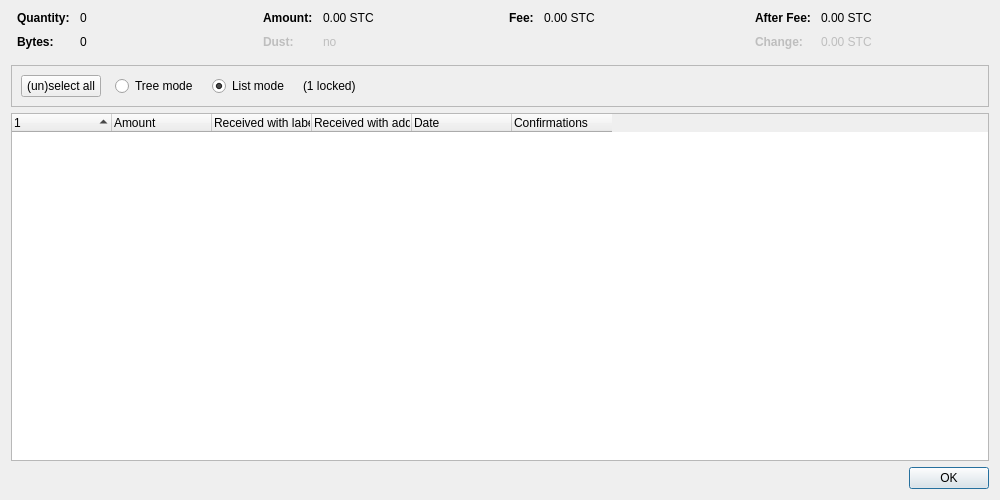
<?xml version="1.0" encoding="UTF-8"?>
<ui version="4.0">
 <class>CoinControlDialog</class>
 <widget class="QDialog" name="CoinControlDialog">
  <property name="geometry">
   <rect>
    <x>0</x>
    <y>0</y>
    <width>1000</width>
    <height>500</height>
   </rect>
  </property>
  <property name="windowTitle">
   <string>Coin Selection</string>
  </property>
  <layout class="QVBoxLayout" name="verticalLayout">
   <item>
    <layout class="QHBoxLayout" name="horizontalLayoutTop" stretch="0,0,0,0">
     <property name="topMargin">
      <number>0</number>
     </property>
     <property name="bottomMargin">
      <number>10</number>
     </property>
     <item>
      <layout class="QFormLayout" name="formLayoutCoinControl1">
       <property name="horizontalSpacing">
        <number>10</number>
       </property>
       <property name="verticalSpacing">
        <number>10</number>
       </property>
       <property name="leftMargin">
        <number>6</number>
       </property>
       <property name="rightMargin">
        <number>6</number>
       </property>
       <item row="0" column="0">
        <widget class="QLabel" name="labelCoinControlQuantityText">
         <property name="font">
          <font>
           <weight>75</weight>
           <bold>true</bold>
          </font>
         </property>
         <property name="text">
          <string>Quantity:</string>
         </property>
        </widget>
       </item>
       <item row="0" column="1">
        <widget class="QLabel" name="labelCoinControlQuantity">
         <property name="cursor">
          <cursorShape>IBeamCursor</cursorShape>
         </property>
         <property name="contextMenuPolicy">
          <enum>Qt::ActionsContextMenu</enum>
         </property>
         <property name="text">
          <string notr="true">0</string>
         </property>
         <property name="textInteractionFlags">
          <set>Qt::LinksAccessibleByMouse|Qt::TextSelectableByKeyboard|Qt::TextSelectableByMouse</set>
         </property>
        </widget>
       </item>
       <item row="1" column="0">
        <widget class="QLabel" name="labelCoinControlBytesText">
         <property name="font">
          <font>
           <weight>75</weight>
           <bold>true</bold>
          </font>
         </property>
         <property name="text">
          <string>Bytes:</string>
         </property>
        </widget>
       </item>
       <item row="1" column="1">
        <widget class="QLabel" name="labelCoinControlBytes">
         <property name="cursor">
          <cursorShape>IBeamCursor</cursorShape>
         </property>
         <property name="contextMenuPolicy">
          <enum>Qt::ActionsContextMenu</enum>
         </property>
         <property name="text">
          <string notr="true">0</string>
         </property>
         <property name="textInteractionFlags">
          <set>Qt::LinksAccessibleByMouse|Qt::TextSelectableByKeyboard|Qt::TextSelectableByMouse</set>
         </property>
        </widget>
       </item>
      </layout>
     </item>
     <item>
      <layout class="QFormLayout" name="formLayoutCoinControl2">
       <property name="horizontalSpacing">
        <number>10</number>
       </property>
       <property name="verticalSpacing">
        <number>10</number>
       </property>
       <property name="leftMargin">
        <number>6</number>
       </property>
       <property name="rightMargin">
        <number>6</number>
       </property>
       <item row="0" column="0">
        <widget class="QLabel" name="labelCoinControlAmountText">
         <property name="font">
          <font>
           <weight>75</weight>
           <bold>true</bold>
          </font>
         </property>
         <property name="text">
          <string>Amount:</string>
         </property>
        </widget>
       </item>
       <item row="0" column="1">
        <widget class="QLabel" name="labelCoinControlAmount">
         <property name="cursor">
          <cursorShape>IBeamCursor</cursorShape>
         </property>
         <property name="contextMenuPolicy">
          <enum>Qt::ActionsContextMenu</enum>
         </property>
         <property name="text">
          <string notr="true">0.00 STC</string>
         </property>
         <property name="textInteractionFlags">
          <set>Qt::LinksAccessibleByMouse|Qt::TextSelectableByKeyboard|Qt::TextSelectableByMouse</set>
         </property>
        </widget>
       </item>
       <item row="1" column="0">
        <widget class="QLabel" name="labelCoinControlLowOutputText">
         <property name="enabled">
          <bool>false</bool>
         </property>
         <property name="font">
          <font>
           <weight>75</weight>
           <bold>true</bold>
          </font>
         </property>
         <property name="text">
          <string>Dust:</string>
         </property>
        </widget>
       </item>
       <item row="1" column="1">
        <widget class="QLabel" name="labelCoinControlLowOutput">
         <property name="enabled">
          <bool>false</bool>
         </property>
         <property name="cursor">
          <cursorShape>IBeamCursor</cursorShape>
         </property>
         <property name="contextMenuPolicy">
          <enum>Qt::ActionsContextMenu</enum>
         </property>
         <property name="text">
          <string notr="true">no</string>
         </property>
         <property name="textInteractionFlags">
          <set>Qt::LinksAccessibleByMouse|Qt::TextSelectableByKeyboard|Qt::TextSelectableByMouse</set>
         </property>
        </widget>
       </item>
      </layout>
     </item>
     <item>
      <layout class="QFormLayout" name="formLayoutCoinControl3">
       <property name="horizontalSpacing">
        <number>10</number>
       </property>
       <property name="verticalSpacing">
        <number>10</number>
       </property>
       <property name="leftMargin">
        <number>6</number>
       </property>
       <property name="rightMargin">
        <number>6</number>
       </property>
       <item row="0" column="0">
        <widget class="QLabel" name="labelCoinControlFeeText">
         <property name="font">
          <font>
           <weight>75</weight>
           <bold>true</bold>
          </font>
         </property>
         <property name="text">
          <string>Fee:</string>
         </property>
        </widget>
       </item>
       <item row="0" column="1">
        <widget class="QLabel" name="labelCoinControlFee">
         <property name="cursor">
          <cursorShape>IBeamCursor</cursorShape>
         </property>
         <property name="contextMenuPolicy">
          <enum>Qt::ActionsContextMenu</enum>
         </property>
         <property name="text">
          <string notr="true">0.00 STC</string>
         </property>
         <property name="textInteractionFlags">
          <set>Qt::LinksAccessibleByMouse|Qt::TextSelectableByKeyboard|Qt::TextSelectableByMouse</set>
         </property>
        </widget>
       </item>
      </layout>
     </item>
     <item>
      <layout class="QFormLayout" name="formLayoutCoinControl4">
       <property name="horizontalSpacing">
        <number>10</number>
       </property>
       <property name="verticalSpacing">
        <number>10</number>
       </property>
       <property name="leftMargin">
        <number>6</number>
       </property>
       <property name="rightMargin">
        <number>6</number>
       </property>
       <item row="0" column="0">
        <widget class="QLabel" name="labelCoinControlAfterFeeText">
         <property name="font">
          <font>
           <weight>75</weight>
           <bold>true</bold>
          </font>
         </property>
         <property name="text">
          <string>After Fee:</string>
         </property>
        </widget>
       </item>
       <item row="0" column="1">
        <widget class="QLabel" name="labelCoinControlAfterFee">
         <property name="cursor">
          <cursorShape>IBeamCursor</cursorShape>
         </property>
         <property name="contextMenuPolicy">
          <enum>Qt::ActionsContextMenu</enum>
         </property>
         <property name="text">
          <string notr="true">0.00 STC</string>
         </property>
         <property name="textInteractionFlags">
          <set>Qt::LinksAccessibleByMouse|Qt::TextSelectableByKeyboard|Qt::TextSelectableByMouse</set>
         </property>
        </widget>
       </item>
       <item row="1" column="0">
        <widget class="QLabel" name="labelCoinControlChangeText">
         <property name="enabled">
          <bool>false</bool>
         </property>
         <property name="font">
          <font>
           <weight>75</weight>
           <bold>true</bold>
          </font>
         </property>
         <property name="text">
          <string>Change:</string>
         </property>
        </widget>
       </item>
       <item row="1" column="1">
        <widget class="QLabel" name="labelCoinControlChange">
         <property name="enabled">
          <bool>false</bool>
         </property>
         <property name="cursor">
          <cursorShape>IBeamCursor</cursorShape>
         </property>
         <property name="contextMenuPolicy">
          <enum>Qt::ActionsContextMenu</enum>
         </property>
         <property name="text">
          <string notr="true">0.00 STC</string>
         </property>
         <property name="textInteractionFlags">
          <set>Qt::LinksAccessibleByMouse|Qt::TextSelectableByKeyboard|Qt::TextSelectableByMouse</set>
         </property>
        </widget>
       </item>
      </layout>
     </item>
    </layout>
   </item>
   <item>
    <widget class="QFrame" name="frame">
     <property name="minimumSize">
      <size>
       <width>0</width>
       <height>40</height>
      </size>
     </property>
     <property name="frameShape">
      <enum>QFrame::StyledPanel</enum>
     </property>
     <property name="frameShadow">
      <enum>QFrame::Sunken</enum>
     </property>
     <layout class="QHBoxLayout" name="horizontalLayout">
      <item>
       <layout class="QHBoxLayout" name="horizontalLayoutPanel" stretch="0,0,0,0,0">
        <property name="spacing">
         <number>14</number>
        </property>
        <item>
         <widget class="QPushButton" name="pushButtonSelectAll">
          <property name="sizePolicy">
           <sizepolicy hsizetype="Maximum" vsizetype="Fixed">
            <horstretch>0</horstretch>
            <verstretch>0</verstretch>
           </sizepolicy>
          </property>
          <property name="text">
           <string>(un)select all</string>
          </property>
          <property name="autoDefault">
           <bool>false</bool>
          </property>
         </widget>
        </item>
        <item>
         <widget class="QRadioButton" name="radioTreeMode">
          <property name="sizePolicy">
           <sizepolicy hsizetype="Maximum" vsizetype="Fixed">
            <horstretch>0</horstretch>
            <verstretch>0</verstretch>
           </sizepolicy>
          </property>
          <property name="text">
           <string>Tree mode</string>
          </property>
         </widget>
        </item>
        <item>
         <widget class="QRadioButton" name="radioListMode">
          <property name="sizePolicy">
           <sizepolicy hsizetype="Maximum" vsizetype="Fixed">
            <horstretch>0</horstretch>
            <verstretch>0</verstretch>
           </sizepolicy>
          </property>
          <property name="text">
           <string>List mode</string>
          </property>
          <property name="checked">
           <bool>true</bool>
          </property>
         </widget>
        </item>
        <item>
         <widget class="QLabel" name="labelLocked">
          <property name="text">
           <string notr="true">(1 locked)</string>
          </property>
         </widget>
        </item>
        <item>
         <spacer name="horizontalSpacer">
          <property name="orientation">
           <enum>Qt::Horizontal</enum>
          </property>
          <property name="sizeHint" stdset="0">
           <size>
            <width>40</width>
            <height>20</height>
           </size>
          </property>
         </spacer>
        </item>
       </layout>
      </item>
     </layout>
    </widget>
   </item>
   <item>
    <widget class="CoinControlTreeWidget" name="treeWidget">
     <property name="contextMenuPolicy">
      <enum>Qt::CustomContextMenu</enum>
     </property>
     <property name="sortingEnabled">
      <bool>false</bool>
     </property>
     <property name="columnCount">
      <number>6</number>
     </property>
     <attribute name="headerShowSortIndicator" stdset="0">
      <bool>true</bool>
     </attribute>
     <attribute name="headerStretchLastSection">
      <bool>false</bool>
     </attribute>
     <column>
      <property name="text">
       <string/>
      </property>
     </column>
     <column>
      <property name="text">
       <string>Amount</string>
      </property>
     </column>
     <column>
      <property name="text">
       <string>Received with label</string>
      </property>
     </column>
     <column>
      <property name="text">
       <string>Received with address</string>
      </property>
     </column>
     <column>
      <property name="text">
       <string>Date</string>
      </property>
     </column>
     <column>
      <property name="text">
       <string>Confirmations</string>
      </property>
      <property name="toolTip">
       <string>Confirmed</string>
      </property>
     </column>
     <column>
      <property name="text">
       <string/>
      </property>
     </column>
     <column>
      <property name="text">
       <string/>
      </property>
     </column>
     <column>
      <property name="text">
       <string/>
      </property>
     </column>
     <column>
      <property name="text">
       <string/>
      </property>
     </column>
    </widget>
   </item>
   <item>
    <widget class="QDialogButtonBox" name="buttonBox">
     <property name="orientation">
      <enum>Qt::Horizontal</enum>
     </property>
     <property name="standardButtons">
      <set>QDialogButtonBox::Ok</set>
     </property>
    </widget>
   </item>
  </layout>
 </widget>
 <customwidgets>
  <customwidget>
   <class>CoinControlTreeWidget</class>
   <extends>QTreeWidget</extends>
   <header>qt/coincontroltreewidget.h</header>
  </customwidget>
 </customwidgets>
 <resources/>
 <connections/>
</ui>
